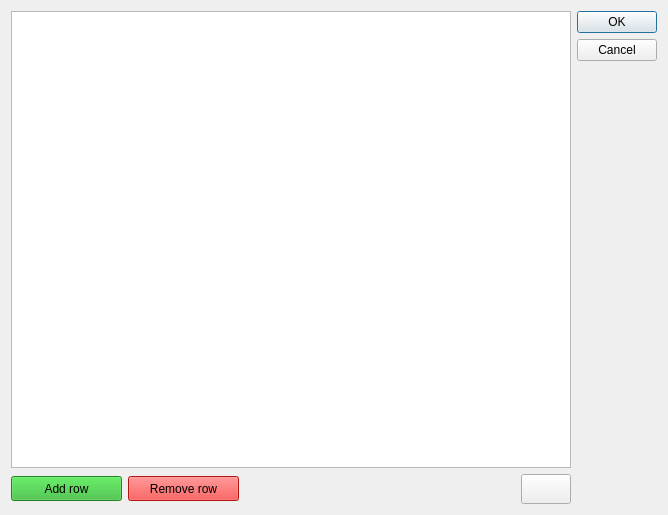
<?xml version="1.0" encoding="UTF-8"?>
<ui version="4.0">
 <class>LoginUserTableWidget</class>
 <widget class="QDialog" name="LoginUserTableWidget">
  <property name="geometry">
   <rect>
    <x>0</x>
    <y>0</y>
    <width>668</width>
    <height>515</height>
   </rect>
  </property>
  <property name="windowTitle">
   <string>Register User Accounts</string>
  </property>
  <layout class="QGridLayout" name="gridLayout">
   <item row="0" column="0">
    <widget class="QTableWidget" name="userTableWidget"/>
   </item>
   <item row="0" column="1">
    <widget class="QDialogButtonBox" name="buttonBox">
     <property name="orientation">
      <enum>Qt::Vertical</enum>
     </property>
     <property name="standardButtons">
      <set>QDialogButtonBox::Cancel|QDialogButtonBox::Ok</set>
     </property>
    </widget>
   </item>
   <item row="1" column="0">
    <layout class="QHBoxLayout" name="horizontalLayout">
     <item>
      <widget class="QPushButton" name="pushButton_add">
       <property name="minimumSize">
        <size>
         <width>111</width>
         <height>25</height>
        </size>
       </property>
       <property name="maximumSize">
        <size>
         <width>111</width>
         <height>25</height>
        </size>
       </property>
       <property name="styleSheet">
        <string notr="true">background-color: rgb(46, 184, 46);</string>
       </property>
       <property name="text">
        <string>Add row</string>
       </property>
      </widget>
     </item>
     <item>
      <widget class="QPushButton" name="pushButton_remove">
       <property name="minimumSize">
        <size>
         <width>111</width>
         <height>25</height>
        </size>
       </property>
       <property name="maximumSize">
        <size>
         <width>111</width>
         <height>25</height>
        </size>
       </property>
       <property name="styleSheet">
        <string notr="true">background-color: rgb(255, 26, 26);</string>
       </property>
       <property name="text">
        <string>Remove row</string>
       </property>
      </widget>
     </item>
     <item>
      <spacer name="horizontalSpacer">
       <property name="orientation">
        <enum>Qt::Horizontal</enum>
       </property>
       <property name="sizeHint" stdset="0">
        <size>
         <width>40</width>
         <height>20</height>
        </size>
       </property>
      </spacer>
     </item>
     <item>
      <widget class="QPushButton" name="pushButton_refresh">
       <property name="minimumSize">
        <size>
         <width>50</width>
         <height>30</height>
        </size>
       </property>
       <property name="text">
        <string/>
       </property>
       <property name="icon">
        <iconset theme="mail-send-receive"/>
       </property>
      </widget>
     </item>
    </layout>
   </item>
  </layout>
 </widget>
 <resources/>
 <connections>
  <connection>
   <sender>buttonBox</sender>
   <signal>accepted()</signal>
   <receiver>LoginUserTableWidget</receiver>
   <slot>accept()</slot>
   <hints>
    <hint type="sourcelabel">
     <x>658</x>
     <y>64</y>
    </hint>
    <hint type="destinationlabel">
     <x>157</x>
     <y>274</y>
    </hint>
   </hints>
  </connection>
  <connection>
   <sender>buttonBox</sender>
   <signal>rejected()</signal>
   <receiver>LoginUserTableWidget</receiver>
   <slot>reject()</slot>
   <hints>
    <hint type="sourcelabel">
     <x>658</x>
     <y>64</y>
    </hint>
    <hint type="destinationlabel">
     <x>286</x>
     <y>274</y>
    </hint>
   </hints>
  </connection>
 </connections>
</ui>
